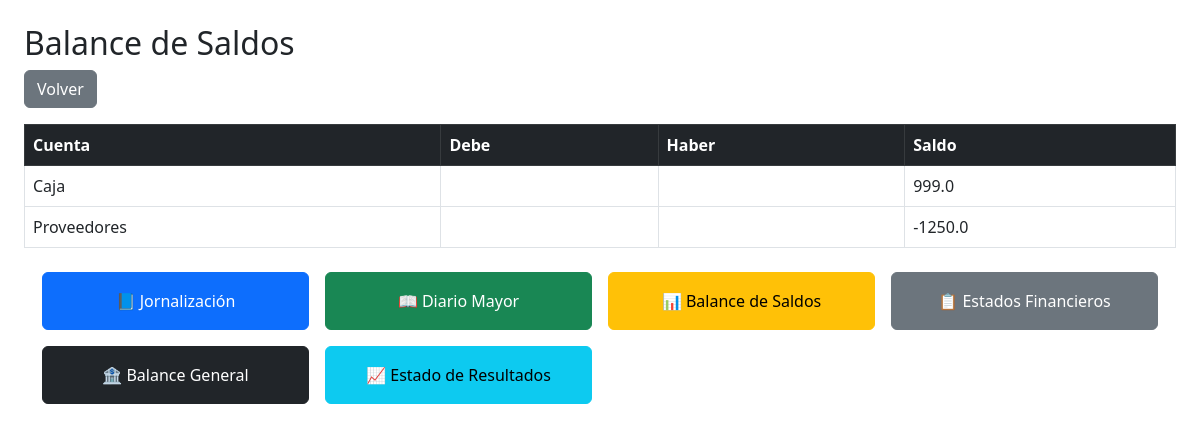
Page /balance_saldos on the committed database.
### tables this page shows
CREATE TABLE jornalizacion (
        id INTEGER PRIMARY KEY AUTOINCREMENT,
        fecha TEXT,
        cuenta TEXT,
        debe REAL,
        haber REAL,
        descripcion TEXT
    );

### app.py (the view)
@app.route("/balance_saldos")
def balance_saldos():
    conn = conectar()
    cursor = conn.cursor()
    cursor.execute("""
    SELECT cuenta, SUM(debe) as total_debe, SUM(haber) as total_haber, SUM(debe - haber) as saldo
    FROM jornalizacion GROUP BY cuenta
    """)
    balances = cursor.fetchall()
    conn.close()
    return render_template("balance_saldos.html", balances=balances)

### app.py (called while the page is built)
def conectar():
    conn = sqlite3.connect("database.db")
    conn.row_factory = sqlite3.Row
    return conn

### templates/balance_saldos.html (shortened to what this page needs)
<!DOCTYPE html>
<html>
<head>
    <link href="https://cdn.jsdelivr.net/npm/bootstrap@5.3.0/dist/css/bootstrap.min.css" rel="stylesheet">
</head>
<body class="p-4">
<h2>Balance de Saldos</h2>
<a href="/dashboard" class="btn btn-secondary mb-3">Volver</a>
<div class="table-responsive">
<table class="table table-bordered table-hover">
    <thead class="table-dark">
        <tr>
            <th>Cuenta</th>
            <th>Debe</th>
            <th>Haber</th>
            <th>Saldo</th>
        </tr>
    </thead>
    <tbody>
        {% for item in balances %}
        <tr>
            <td>{{ item.cuenta }}</td>
            <td>{{ item.debe }}</td>
            <td>{{ item.haber }}</td>
            <td>{{ item.saldo }}</td>
        </tr>
        {% endfor %}
    </tbody>
</table>
<div class="container mt-4">
    <div class="row g-3">
        <div class="col-md-3">
            <a href="/jornalizacion" class="btn btn-primary w-100 p-3">
                📘 Jornalización
            </a>
        </div>
        <div class="col-md-3">
            <a href="/diario_mayor" class="btn btn-success w-100 p-3">
                📖 Diario Mayor
            </a>
        </div>
        <div class="col-md-3">
            <a href="/balance_saldos" class="btn btn-warning w-100 p-3">
                📊 Balance de Saldos
            </a>
        </div>
        <div class="col-md-3">
            <a href="/estados_financieros" class="btn btn-secondary w-100 p-3">
                📋 Estados Financieros
            </a>
        </div>
        <div class="col-md-3">
            <a href="/balance_general" class="btn btn-dark w-100 p-3">
                🏦 Balance General
            </a>
        </div>
        <div class="col-md-3">
            <a href="/estado_resultados" class="btn btn-info w-100 p-3">
                📈 Estado de Resultados
            </a>
        </div>
    </div>
</div>
</body>
</html>

### rows in the picture
jornalizacion: cuenta "Caja", saldo "999.0"
jornalizacion: cuenta "Proveedores", saldo "-1250.0"
